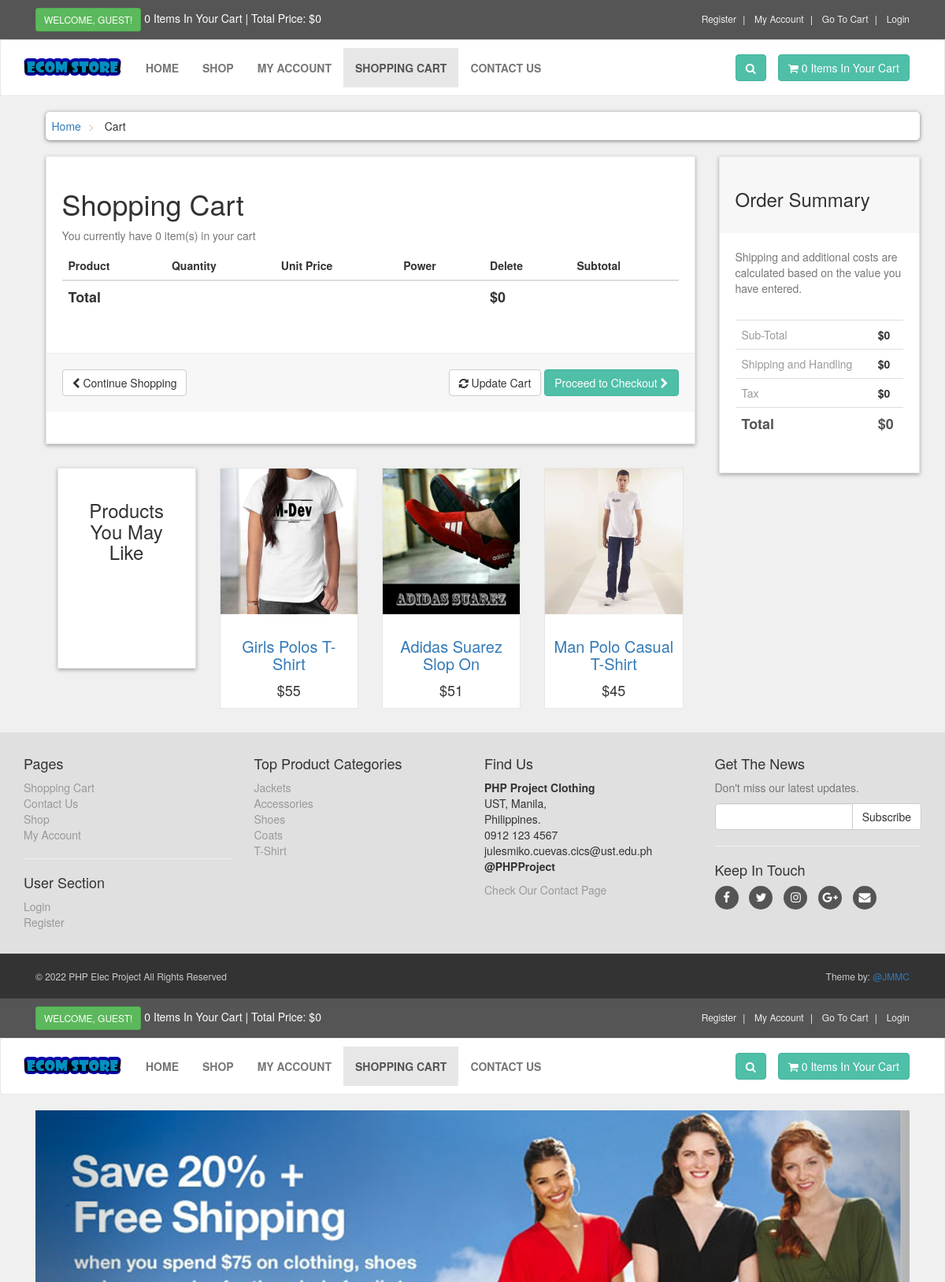
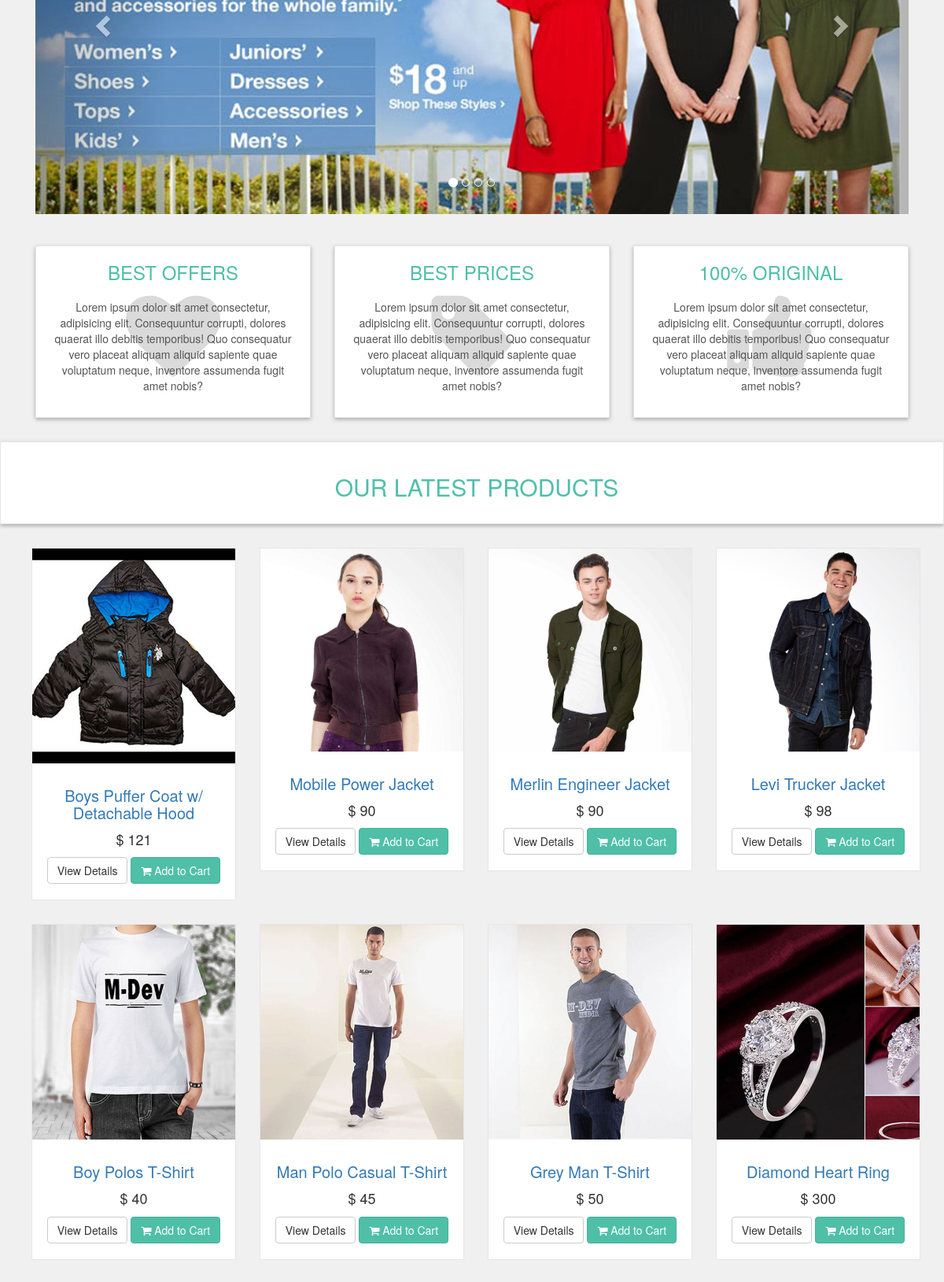
The page / (upper part) on the database its author committed (2 pictures, top to bottom).
### tables this page shows
CREATE TABLE `products` (
  `product_id` int NOT NULL,
  `p_cat_id` int NOT NULL,
  `cat_id` int NOT NULL,
  `date` timestamp NOT NULL,
  `product_title` text NOT NULL,
  `product_img1` text NOT NULL,
  `product_img2` text NOT NULL,
  `product_img3` text NOT NULL,
  `product_price` int NOT NULL,
  `product_keywords` text NOT NULL,
  `product_desc` text NOT NULL
);

CREATE TABLE `product_categories` (
  `p_cat_id` int NOT NULL,
  `p_cat_title` text NOT NULL,
  `p_cat_desc` text NOT NULL
);

CREATE TABLE `slider` (
  `slide_id` int NOT NULL,
  `slide_name` varchar(255) NOT NULL,
  `slide_image` text NOT NULL
);

### functions/functions.php (the view, shortened to what this page needs)
<?php
 include('cart.php');
 include('products.php');
$cleardb_server = "us-cdbr-east-06.cleardb.net";
$cleardb_username = "b2ae6d05b1d12e";
$cleardb_password = "9571994f";
$cleardb_db = "heroku_263a939ba644f5a";
$host = $cleardb_server;
$username = $cleardb_username;
$password = $cleardb_password;
$db = $cleardb_db;
try {
    $pdo = new PDO("mysql:host=$host;dbname=$db", $username, $password);
    $pdo->setAttribute(PDO::ATTR_ERRMODE, PDO::ERRMODE_EXCEPTION);
    } catch(PDOException $e) {
    echo 'ERROR: ' . $e->getMessage();
}
?>
<?php
 function real_ip() {
    $ip = $_SERVER['REMOTE_ADDR'];
    return $ip;
}
function getPro(){
    global $pdo;
    $get_products = "select * from products order by 1 desc limit 0,8";
    $run_products = $pdo->query($get_products);
    while($row_products=$run_products->fetch()) {
        $pro_id = $row_products['product_id'];
        $pro_title = $row_products['product_title'];
        $pro_price = $row_products['product_price'];
        $pro_img1 = $row_products['product_img1'];
        echo "
            <div class='col-md-4 col-sm-6 single'>
                <div class='product'>
                    <a href='details.php?pro_id=$pro_id'>
                        <img class='img-responsive' src='admin_area/product_images/$pro_img1'>
                    </a>
                    <div class='text'>
                        <h3>
                            <a href='details.php?pro_id=$pro_id'>
                                $pro_title
                            </a>
                        </h3>
                        <p class='price'>
                            $ $pro_price
                        </p>
                        <p class='button'>
                            <a class='btn btn-default' href='details.php?pro_id=$pro_id'>
                                View Details
                            </a>
                            <a class='btn btn-primary' href='details.php?pro_id=$pro_id'>
                                <i class='fa fa-shopping-cart'></i> Add to Cart
                            </a>
                        </p>
                    </div>
                </div>
            </div>
        ";
    }
}
function itemsInCart() {
    global $pdo;
    $ip_add = real_ip();
    $get_items = "select count(*) from cart where ip_add = '$ip_add'";
    $run_items = $pdo->query($get_items);
    $count_items = $run_items->fetchColumn();
    echo $count_items;
}
function cartTotal() {
    $total = 0;
    if($total == ''){
        echo "$0";
    } else {
        echo "$" . $total;
    }
}
function randomProducts($quantity) {
    global $pdo;
        $get_products = "select * from products order by rand() LIMIT 0,$quantity";
        $run_get_products = $pdo->query($get_products);
        while($row_get_products=$run_get_products->fetch()) {
            $pro_id = $row_get_products['product_id'];
            $pro_title = $row_get_products['product_title'];
            $pro_price = $row_get_products['product_price'];
            $pro_img1 = $row_get_products['product_img1'];
            echo "
            <div class='col-md-3 col-sm-6 center-responsive .flex-container'>
                <div class='product same-height'>
                <a href='details.php?pro_id=$pro_id'>
                    <img class='img-responsive' src='admin_area/product_images/$pro_img1'>
                </a>
                <div class='text'>
                    <h3>
                    <a href='details.php?pro_id=$pro_id'> $pro_title </a>
                    </h3>
                    <p class='price'>
                    $$pro_price
                    </p>
                </div>
                </div>
            </div>
            ";
        }
    }
?>

### includes/footer.php (shortened to what this page needs)
<?php
  require_once('includes/db.php');
?>
<div id="footer">
  <div class="container">
    <div class="row">
      <div class="col-sm-6 col-md-3">
      <h4>Pages</h4>
        <ul>
          <li><a href="cart.php">Shopping Cart</a></li>
          <li><a href="contact.php">Contact Us</a></li>
          <li><a href="shop.php">Shop</a></li>
          <li><a href="checkout.php">My Account</a></li>
        </ul>
        <hr>
        <h4>User Section</h4>
        <ul>
          <?php
            if(!isset($_SESSION['customer_email'])) {
              echo "<a href='checkout.php'>Login</a>";
            } else {
              echo "<a href='customer/my_account.php?my_orders'>My Account</a>";
            }
          ?>
          <li><a href="customer_register.php">Register</a></li>
        </ul>
      </div>
      <div class="col-sm-6 col-md-3">
        <h4>Top Product Categories</h4>
        <ul>
          <?php
            $get_p_cats = "select * from product_categories";
            $run_p_cats = $pdo->query($get_p_cats);
            while($row_p_cats=$run_p_cats->fetch()) {
              $p_cat_id = $row_p_cats['p_cat_id'];
              $p_cat_title = $row_p_cats['p_cat_title'];
              echo "
                <li>
                  <a href='shop.php?p_cat=$p_cat_id'>
                    $p_cat_title
                  </a>
                </li>
              ";
            }
          ?>
        </ul>
      </div>
      <div class="col-sm-6 col-md-3">
        <h4>Find Us</h4>
        <p>
          <strong>PHP Project Clothing</strong>
          <br/>UST, Manila,
          <br/>Philippines.
          <br/>0912 123 4567
          <br/>julesmiko.cuevas.cics@ust.edu.ph
          <br/><strong>@PHPProject</strong>
        </p>
        <a href="contact.php">Check Our Contact Page</a>
      </div>
      <div class="col-sm-6 col-md-3">
        <h4>Get The News</h4>
        <p class="text-muted">
          Don't miss our latest updates.
        </p>
        <form action="https://feedburner.google.com/fb/a/mailverify" method="post" target="popupwindow" onsubmit="window.open('https://feedburner.google.com/fb/a/mailverify?uri=DiarioLondonOn', 'popupwindow', 'scrollbars=yes,width=550,height=520');return true" method="post">
          <div class="input-group">
            <input type="text" class="form-control" name="email">
            <span class="input-group-btn">
              <input type="submit" value="Subscribe" class="btn btn-default">
            </span>
          </div>
        </form>
        <hr>
        <h4>Keep In Touch</h4>
        <p class="social">
          <a href="#" class="fa fa-facebook"></a>
          <a href="#" class="fa fa-twitter"></a>
          <a href="#" class="fa fa-instagram"></a>
          <a href="#" class="fa fa-google-plus"></a>
          <a href="#" class="fa fa-envelope"></a>
        </p>
      </div>
    </div>
  </div>
</div>
<div id="copyright">
  <div class="container">
    <div class="col-md-6">
      <p class="pull-left">&copy; 2022 PHP Elec Project All Rights Reserved</p>
    </div>
    <div class="col-md-6">
      <p class="pull-right">
        Theme by: <a href="#">@JMMC</a>
      </p>
    </div>
  </div>
</div>

### index.php (shortened to what this page needs)
<?php
  include('includes/header.php');
?>
<div class="container" id="slider">
    <div class="col-md-12">
      <div class="carousel slide" id="myCarousel" data-ride="carousel">
        <ol class="carousel-indicators">
          <li class="active" data-target="#myCarousel" data-slide-to="0"></li>
          <li data-target="#myCarousel" data-slide-to="1"></li>
          <li data-target="#myCarousel" data-slide-to="2"></li>
          <li data-target="#myCarousel" data-slide-to="3"></li>
        </ol>
        <div class="carousel-inner">
          <?php
            $run_slides = $pdo->query('select * from slider LIMIT 0,1');
            while($row_slides=$run_slides->fetch()){
              $slide_image = $row_slides['slide_image'];
              echo "
                <div class='item active'>
                  <img src='admin_area/slides_images/$slide_image'>
                </div>
              ";
            }
          ?>
        </div>
        <a href="#myCarousel" class="left carousel-control" data-slide="prev">
          <span class="glyphicon glyphicon-chevron-left"></span>
        </a>
        <a href="#myCarousel" class="right carousel-control" data-slide="next">
          <span class="glyphicon glyphicon-chevron-right"></span>
        </a>
      </div>
    </div>
  </div>
  <div id="advantages">
    <div class="container">
      <div class="same-height-row">
        <div class="col-sm-4">
          <div class="box same-height">
            <div class="icon">
              <i class="fa fa-heart"></i>
            </div>
            <h3><a href="#">Best Offers</a></h3>
            <p>Lorem ipsum dolor sit amet consectetur, adipisicing elit. Consequuntur corrupti, dolores quaerat illo debitis temporibus! Quo consequatur vero placeat aliquam aliquid sapiente quae voluptatum neque, inventore assumenda fugit amet nobis?</p>
          </div>
        </div>
        <div class="col-sm-4">
          <div class="box same-height">
            <div class="icon">
              <i class="fa fa-tag"></i>
            </div>
            <h3><a href="#">Best Prices</a></h3>
            <p>Lorem ipsum dolor sit amet consectetur, adipisicing elit. Consequuntur corrupti, dolores quaerat illo debitis temporibus! Quo consequatur vero placeat aliquam aliquid sapiente quae voluptatum neque, inventore assumenda fugit amet nobis?</p>
          </div>
        </div>
        <div class="col-sm-4">
          <div class="box same-height">
            <div class="icon">
              <i class="fa fa-thumbs-up"></i>
            </div>
            <h3><a href="#">100% Original</a></h3>
            <p>Lorem ipsum dolor sit amet consectetur, adipisicing elit. Consequuntur corrupti, dolores quaerat illo debitis temporibus! Quo consequatur vero placeat aliquam aliquid sapiente quae voluptatum neque, inventore assumenda fugit amet nobis?</p>
          </div>
        </div>
      </div>
    </div>
  </div>
  <div id="hot">
    <div class="box">
      <div class="container">
        <div class="col-md-12">
          <h2>
            Our Latest Products
          </h2>
        </div>
      </div>
    </div>
  </div>
  <div id="content" class="container">
    <div class="row flex-container">
      <?php
        getPro();
      ?>
    </div>
  </div>
  <?php
    include('includes/footer.php');
  ?>
</body>
</html>

### styles/style.css (style rules this page uses)
body { font-size: 14px; line-height: 1.42857143; color: #333; background-color: #F0F0F0; overflow-x: hidden; }
.btn-primary { color:rgb(255, 255, 255); background: rgb(79, 191, 168); border-color: rgb(65, 179, 156); }
#slider { margin-bottom: 40px; }
#advantages { text-align: center; }
.box { background: #FFF; margin: 0 0 30px; border: solid 1px #E6E6E6; box-sizing: border-box; padding: 20px; box-shadow: 0px 2px 5px rgba(0, 0, 0, .3); }
#advantages .box .icon { position: absolute; font-size: 120px; width: 100%; text-align: center; top: auto; left: 0px; height: 100%; float: left; color: #DADADA; box-sizing: border-box; z-index: 1; }
#advantages .box h3 { position: relative; margin: 0 0 20px; font-weight: 300; text-transform: uppercase; z-index: 2; }
#advantages .box h3 a { color: #4FBFAB; }
#advantages .box p { position: relative; z-index: 3; color: #555; }
#hot h2 { font-size: 30px; font-weight: 400; color: #4FBFAB; text-align: center; text-transform: uppercase; }
#content { padding-left: 25px; }
.single { width: 290px; }
#content .product { background: #FFF; border: solid 1px #E6E6E6; margin-bottom: 30px; box-sizing: border-box; }
#content .product .text { padding: 10px 10px 0px; }
#content .product .text p.price { font-size: 18px; text-align: center; font-weight: 400; }
#content .product .text .button { text-align: center; clear: both; }
#content .product .text .button .btn { margin-bottom: 10px; }
#content .product .text h3 { text-align: center; font-size: 20px; }
#content .product .text h3 { color: rgb(85, 85, 85); }
#footer { background: #E0E0E0; padding: 20px 0; }
#footer a { color: #999; padding: 0; text-decoration: none; }
#footer ul { list-style: none; padding-left: 0px; }
#footer .social { text-align: left; }
#footer .social a { margin: 0 10px 0 0; color: #FFF; display: inline-block; width: 30px; height: 30px; border-radius: 15px; line-height: 30px; font-size: 15px; text-align: center; vertical-align: bottom; background: #555; text-decoration: none; }
#copyright { background: #333; color: #CCC; padding: 20px 0px; font-size: 12px; }
#copyright p { margin: 0px; }
.flex-container { display: flex; flex-wrap: wrap; }

### rows shown on the page
products: product_img1 (picture), product_title "Girls Polos T-Shirt", product_price "55"
products: product_img1 (picture), product_title "Adidas Suarez Slop On", product_price "51"
products: product_img1 (picture), product_title "Man Polo Casual T-Shirt", product_price "45"
product_categories: p_cat_title "Jackets"
product_categories: p_cat_title "Accessories"
product_categories: p_cat_title "Shoes"
product_categories: p_cat_title "Coats"
product_categories: p_cat_title "T-Shirt"
slider: slide_image (picture)
products: product_img1 (picture), product_title "Boys Puffer Coat w/ Detachable Hood", product_price "121"
products: product_img1 (picture), product_title "Mobile Power Jacket", product_price "90"
products: product_img1 (picture), product_title "Merlin Engineer Jacket", product_price "90"
products: product_img1 (picture), product_title "Levi Trucker Jacket", product_price "98"
products: product_img1 (picture), product_title "Boy Polos T-Shirt", product_price "40"
products: product_img1 (picture), product_title "Grey Man T-Shirt", product_price "50"
products: product_img1 (picture), product_title "Diamond Heart Ring", product_price "300"

### other values the page prints
$count_items "0 0 0 0 0"
$total "0 0"
$total "0"
